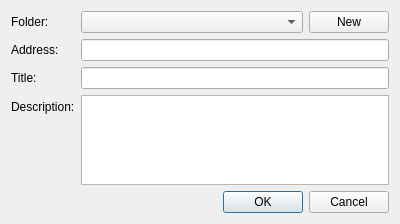
<?xml version="1.0" encoding="UTF-8"?>
<ui version="4.0">
 <class>Otter::BookmarkDialog</class>
 <widget class="QDialog" name="Otter::BookmarkDialog">
  <property name="geometry">
   <rect>
    <x>0</x>
    <y>0</y>
    <width>400</width>
    <height>224</height>
   </rect>
  </property>
  <property name="windowTitle">
   <string>Dialog</string>
  </property>
  <layout class="QVBoxLayout" name="verticalLayout">
   <item>
    <layout class="QFormLayout" name="formLayout">
     <item row="2" column="0">
      <widget class="QLabel" name="titleLabel">
       <property name="text">
        <string>Title:</string>
       </property>
       <property name="buddy">
        <cstring>titleLineEdit</cstring>
       </property>
      </widget>
     </item>
     <item row="3" column="0">
      <widget class="QLabel" name="descriptionLabel">
       <property name="text">
        <string>Description:</string>
       </property>
       <property name="buddy">
        <cstring>descriptionTextEdit</cstring>
       </property>
      </widget>
     </item>
     <item row="1" column="0">
      <widget class="QLabel" name="addressLabel">
       <property name="text">
        <string>Address:</string>
       </property>
       <property name="buddy">
        <cstring>addressLineEdit</cstring>
       </property>
      </widget>
     </item>
     <item row="0" column="0">
      <widget class="QLabel" name="folderLabel">
       <property name="text">
        <string>Folder:</string>
       </property>
       <property name="buddy">
        <cstring>folderComboBox</cstring>
       </property>
      </widget>
     </item>
     <item row="0" column="1">
      <layout class="QHBoxLayout" name="horizontalLayout">
       <item>
        <widget class="QComboBox" name="folderComboBox">
         <property name="sizePolicy">
          <sizepolicy hsizetype="Expanding" vsizetype="Fixed">
           <horstretch>0</horstretch>
           <verstretch>0</verstretch>
          </sizepolicy>
         </property>
        </widget>
       </item>
       <item>
        <widget class="QPushButton" name="newFolderButton">
         <property name="text">
          <string>New</string>
         </property>
        </widget>
       </item>
      </layout>
     </item>
     <item row="1" column="1">
      <widget class="QLineEdit" name="addressLineEdit"/>
     </item>
     <item row="2" column="1">
      <widget class="QLineEdit" name="titleLineEdit"/>
     </item>
     <item row="3" column="1">
      <widget class="QPlainTextEdit" name="descriptionTextEdit">
       <property name="sizePolicy">
        <sizepolicy hsizetype="Expanding" vsizetype="Preferred">
         <horstretch>0</horstretch>
         <verstretch>0</verstretch>
        </sizepolicy>
       </property>
      </widget>
     </item>
    </layout>
   </item>
   <item>
    <widget class="QDialogButtonBox" name="buttonBox">
     <property name="standardButtons">
      <set>QDialogButtonBox::Cancel|QDialogButtonBox::Ok</set>
     </property>
    </widget>
   </item>
  </layout>
 </widget>
 <resources/>
 <connections/>
</ui>
